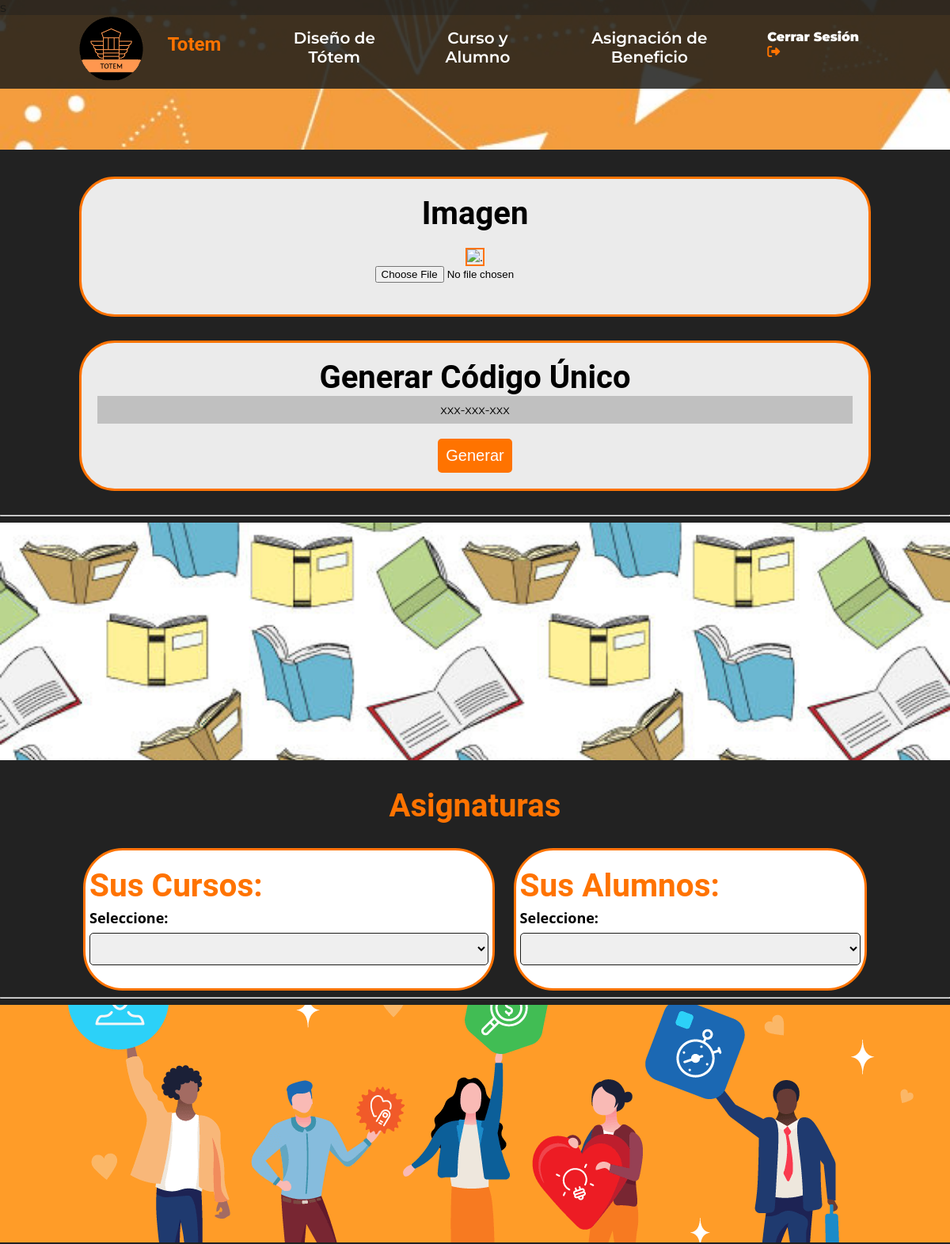
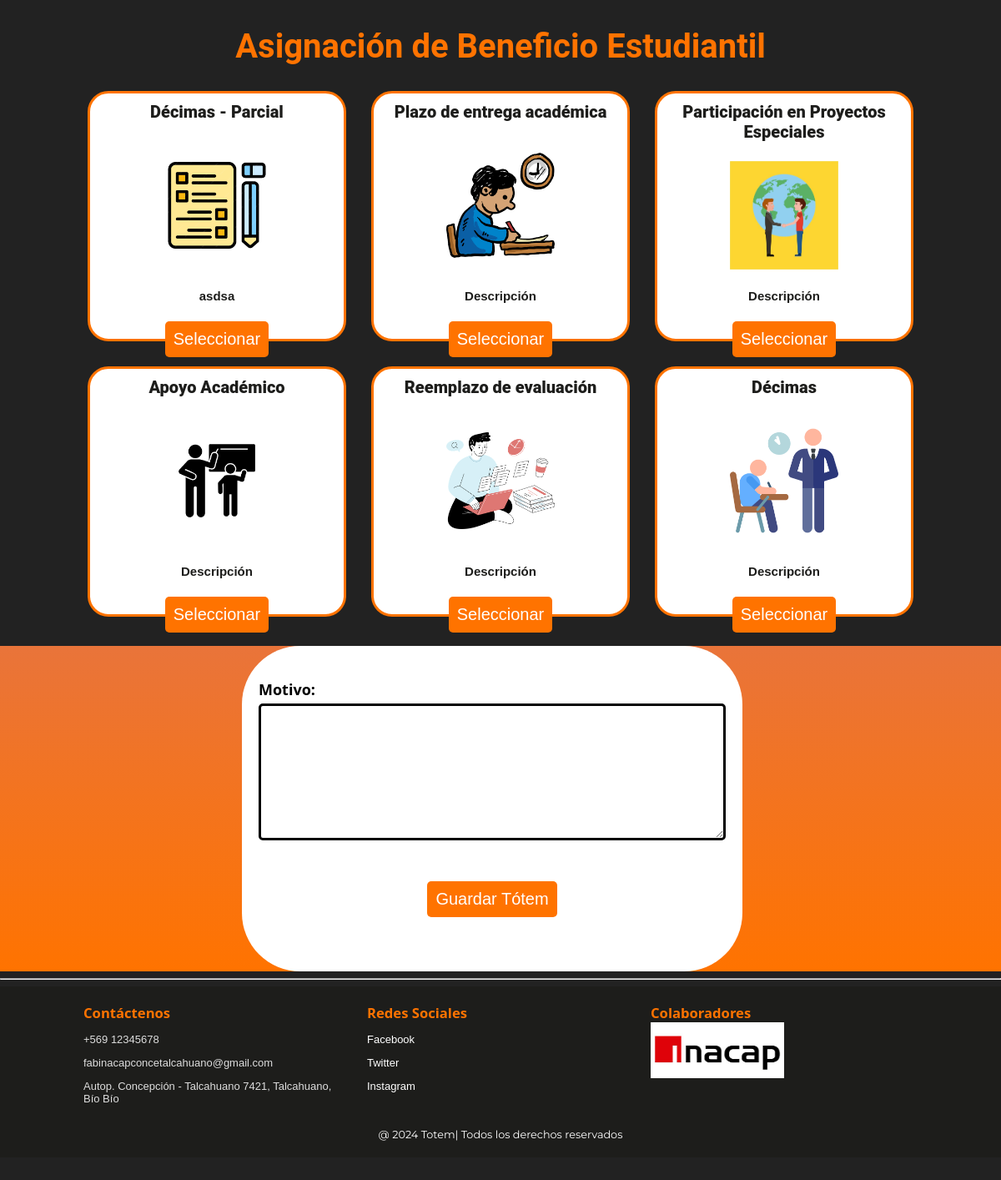
The app's page /diseno/ with its own data (2 pictures, top to bottom).
### core/models.py (models this page shows, shortened)
class Beneficio(models.Model):
    titulo = models.CharField(max_length=100)
    descripcion = models.CharField(max_length=100)
    requisitos = models.CharField(max_length=200)
    imagen = models.ImageField(upload_to='static/core/img/beneficios/', null=True, blank=True)

### core/views.py (the view)
# urls.py: path('diseno/', views.diseno,name="diseno"),
def diseno(request):
    disenoImg = Totem.objects.all()
    beneficios = Beneficio.objects.all()
    cursolistado = Curso.objects.all()
    alumnolist = Alumno.objects.all()
    return render(request,'core/diseno.html' ,{"img":disenoImg, "beneficios": beneficios, "cursos": cursolistado, "alumnos": alumnolist})

### core/templates/core/diseno.html (shortened to what this page needs)
{%extends 'core/base.html' %}
{%load static%}
{%block content%}
<section id="diseno-section" class="banner">
    <img src="{% static 'core/img/fot1.png'%}" alt="" class="banner__img">
</section>
<form action="{% url 'agregarTotemsDocente' %}" method="POST" enctype="multipart/form-data">
    <main class="main">
        <section class="group--color">
            <div class="container">
                <label for="imagen" class="main__title">Imagen</label>
                <div class="diseño-totem">
                    <img id="uploaded-image" src="" alt=".">
                    <div class="file-upload">
                        <input type="file" name="imagen" id="imagen" accept="image/*" class="form-control-file">
                    </div>
                </div>
            </div>
        </section>
        <section class="group--color">
            <div class="container">
                <h2 class="main__title">Generar Código Único</h2>
                <div class="random-number">
                    <div id="hint-text" class="hint-text">xxx-xxx-xxx</div><br>
                    <button class="subeDiseno" id="generate-button" type="button">Generar</button>
                </div>
            </div>
        </section>
    </main>
    <hr class="mb-4">
    <section id="ramos-section" class="banner2">
        <img src="{% static 'core/img/fot2.png'%}" alt="" class="banner__img">
    </section>
    <main class="main">
        <section class="group our-team">
            <h2 class="group__title">Asignaturas</h2>
        </section>
        <div class="container">
            <div class="row">
                <div class="col-md-6">
                    <div class="card-2">
                        <div class="row listado-cursos">
                            <div class="table-responsive py-2">
                                <h2>Sus Cursos:</h2>
                                <table class="table table-striped">
                                    <tbody>
                                        <tr>
                                            <label for="row">Seleccione:</label>
                                            <select id="curso" name="curso" class="custom-select" required="required">
                                                <option value="....."></option>
                                                {% for curso in cursos %}
                                                <option value="{{ curso.codigo }}">{{ curso.nombre }} - {{ curso.codigosecc }}</option>
                                                {% endfor %}
                                            </select>
                                        </tr>
                                    </tbody>
                                </table>
                            </div>
                        </div>
                    </div>
                </div>
                <div class="col-md-6">
                    <div class="card-2">
                        <div class="row listado-cursos">
                            <div class="table-responsive py-2">
                                <h2>Sus Alumnos:</h2>
                                <table class="table table-striped">
                                    <tbody>
                                        <tr>
                                            <label for="row">Seleccione:</label>
                                            <select id="alumno" name="alumno" class="custom-select" required="required">
                                                <option value="....."></option>
                                                {% for alumno in alumnos %}
                                                <option value="{{ alumno.rut }}">{{ alumno.nombre }} - {{ alumno.rut }}</option>
                                                {% endfor %}
                                            </select>
                                        </tr>
                                    </tbody>
                                </table>
                            </div>
                        </div>
                    </div>
                </div>
            </div>
        </div>
    </main>
    <hr class="mb-4">
    <section id="asigna-section" class="banner2">
        <img src="{% static 'core/img/beneficioBnr.png' %}" alt="" class="banner__img">
    </section>
    <section class="group our-team"><h2 class="group__title">Asignación de Beneficio Estudiantil</h2></section>
      <main class="main">
        <div class="container">
          <div class="row">
            {% for beneficio in beneficios %}
              <div class="col-md-4 mb-4">
                <div class="card fixed-height-card {% if beneficio.seleccionado %}seleccionado{% endif %}">
                  <div class="card-container">
                    <div class="card-body">
                      <h5 class="card-title">{{ beneficio.titulo }}</h5>
                      {% if beneficio.imagen and beneficio.imagen.url %}
                        <img src="{{ beneficio.imagen.url }}" class="card-img-top" alt="{{ beneficio.titulo }}" style="max-height: 200px; object-fit: contain; border-radius: 10px;">
                      {% else %}
                        <p>No hay imagen disponible</p>
                      {% endif %}
                      <p class="card-text">{{ beneficio.descripcion }}</p>
                    </div>
                    <div class="card-buttons">
                        <button type="button" class="btn btn-secondary" onclick="seleccionarBeneficio(this, '{{ beneficio.id }}')">Seleccionar</button>
                    </div>
                  </div>
                </div>
              </div>
            {% endfor %}
          </div>
        </div>
        <div class="containercontacto">
          <div class="formulario">
            <form onsubmit="mostrarMensaje()">
              <label for="mensaje" style="color: black;">Motivo:</label>
              <textarea style="border: 3px solid black;" id="mensaje" name="mensaje" rows="6" required></textarea>
              <button name="submit" type="submit" class="btn btn-success"onclick="mostrarMensaje()">Guardar Tótem</button>
            </form>
          </div>
        </div>
      </main>
</form>
<hr class="mb-4">
{%endblock%}

### core/static/core/css/estilo1.css (style rules this page uses)
* { box-sizing: border-box; }
body { font-family: 'Montserrat', sans-serif; margin: 0; background-color: #222; }
img { width: 100%; max-width: 100%; }
h1,h2,h3,h4,h5 { margin: 0; font-family: 'Roboto', sans-serif; color: #ff7300; }
.container { margin: auto; }
.banner { margin-top:-52px; position: relative; }
.banner2 { margin: 0; }
.banner:before { content: ''; position: absolute; width: 100%; height: 100%; z-index: 1000; top: 0; color: gray; }
.banner__img { width: 100%; height: 300px; object-fit:cover }
.group--color .container { background-color: rgba(255, 255, 255, 0.911); padding: 10px; text-align: center; border-radius: 45px; border: 3px solid #ff7300; }
.container p { color:#ddd; }
.main__title { font-size: 3em; font-family: 'Roboto', sans-serif; color: #000000; font-weight: bolder; }
.btn { position:relative; display: block; text-align: center; text-decoration: none; width: auto; background: #ff7300; color: #ffffff; padding:10px; margin: 8% auto; }
.group__title { font-family: 'Roboto', sans-serif; text-align: center; font-weight: bold; font-size: 1.8em; margin: 30px; }
@media screen and (min-width:480px) { .banner { margin-top: -111px; z-index: -1000; } }
@media screen and (min-width:1024px) { .container { width: 1000px ; } }
@media screen and (min-width:1024px) { .group--color .container { margin-top: 30px; margin-bottom: 30px; padding: 20px } }
@media screen and (min-width:1024px) { .main__title { font-size: 2.5em; } }
@media screen and (min-width:1024px) { .group__title { font-size: 2.5em; } }
button { position: absolute; top: 50%; padding: 10px; border: none; background-color: #c2828200; font-size: 20px; cursor: pointer; border-radius: 5px; }
.containercontacto { display: flex; justify-content: center; align-items: center; height: 100%; background: linear-gradient(to bottom, #e9743a, #ff7300); }
.formulario { background-color:white; border-radius: 70px; padding: 20px; width: 50%; max-width: 600px; margin-right: 20px; border: 5px #1d1d1b; }
.formulario label { display: block; font-size: 18px; margin-top: 20px; color: white; }
.formulario input[type="text"], .formulario input[type="email"], .formulario textarea { width: 100%; padding: 10px ; font-size: 20px; border-radius: 5px; border: none; margin-top: 5px; }
.row { color: #ff7300; font-weight: bold; font-size: 1.3em; font-family: Arial, Helvetica, sans-serif; }
label { color: #ff7300; font-family: system-ui; font-weight: bold; }
.subeDiseno { position: relative; color: #ffffff; background-color: #ff7300; }
.file-upload { align-items: center; }
.hint-text { background-color: #c0c0c0; color: #000000; padding: 8px 8px; flex-grow: 1; }
.diseño-totem { text-align: center; margin: 20px 0; }
#uploaded-image { max-width: 300px; max-height: 300px; border: 2px solid #ff7300; }
.row { display: flex; flex-wrap: wrap; justify-content: space-between; align-items: flex-start; margin: 5px 5px; }
.col-md-4 { width: calc(33.33% - 20px); margin-bottom: 30px; max-height: 400px; }
.card img { width: 130px; height: 150px; object-fit: contain; border-radius: 10px; display: block; margin: auto; }
.card { display: flex; flex-direction: column; height: 100%; background-color: white; border: 3px solid #ff7300; border-radius: 25px; }
.card-2 { display: flex; flex-direction: column; height: 180px; background-color: white; border: 3px solid #ff7300; border-radius: 50px; }
.fixed-height-card { height: 300px; }
.card-body { flex-grow: 1; display: flex; flex-direction: column; justify-content: space-between; align-items: center; }
.card h5 { color: #1d1d1b; font-size: 20px; text-align: center; font-weight: bolder; margin-top: 10px; }
.card p { margin: 0; color: #1d1d1b; font-size: 15px; text-align: center; }
.card { transition: border-radius 0.3s; }
.card-container { display: flex; flex-direction: column; height: 100%; }
.card-buttons { margin-top: auto; }
.card-buttons button { box-sizing: border-box; margin: auto; }
.listado-cursos { margin-top: 20px; }
.listado-cursos label { font-size: 18px; color: #000000; }
.listado-cursos select { width: 100%; padding: 10px; font-size: 16px; border-radius: 5px; border: 1px solid #1d1d1b; margin-top: 5px; margin-bottom: 5px; }

### records on screen
Beneficio: titulo "Décimas - Parcial", imagen (picture), descripcion "asdsa"
Beneficio: titulo "Plazo de entrega académica", imagen (picture), descripcion "Descripción"
Beneficio: titulo "Participación en Proyectos Especiales", imagen (picture), descripcion "Descripción"
Beneficio: titulo "Apoyo Académico", imagen (picture), descripcion "Descripción"
Beneficio: titulo "Reemplazo de evaluación", imagen (picture), descripcion "Descripción"
Beneficio: titulo "Décimas", imagen (picture), descripcion "Descripción"
